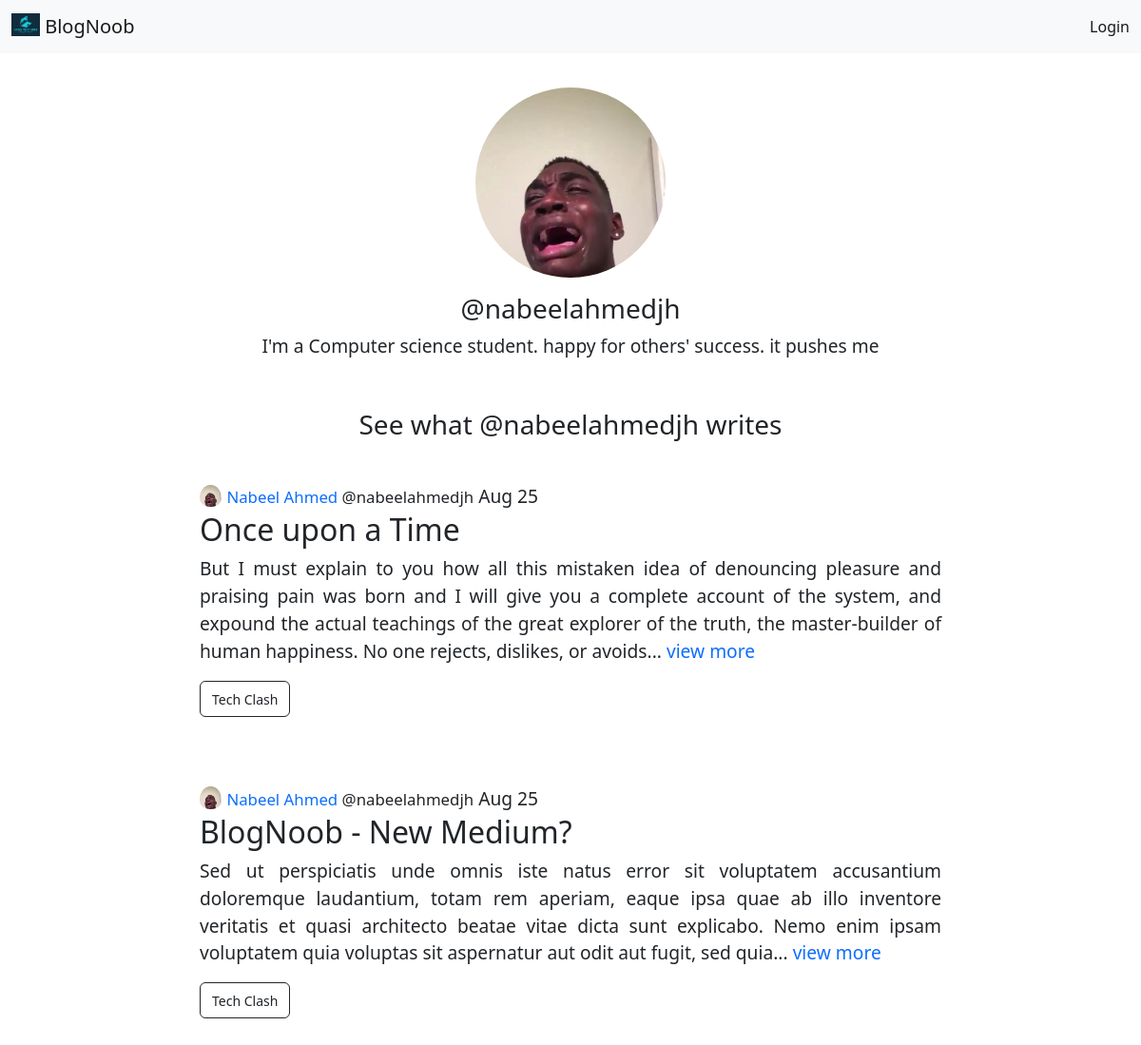
Before: /user-profile/1 with the older database file.
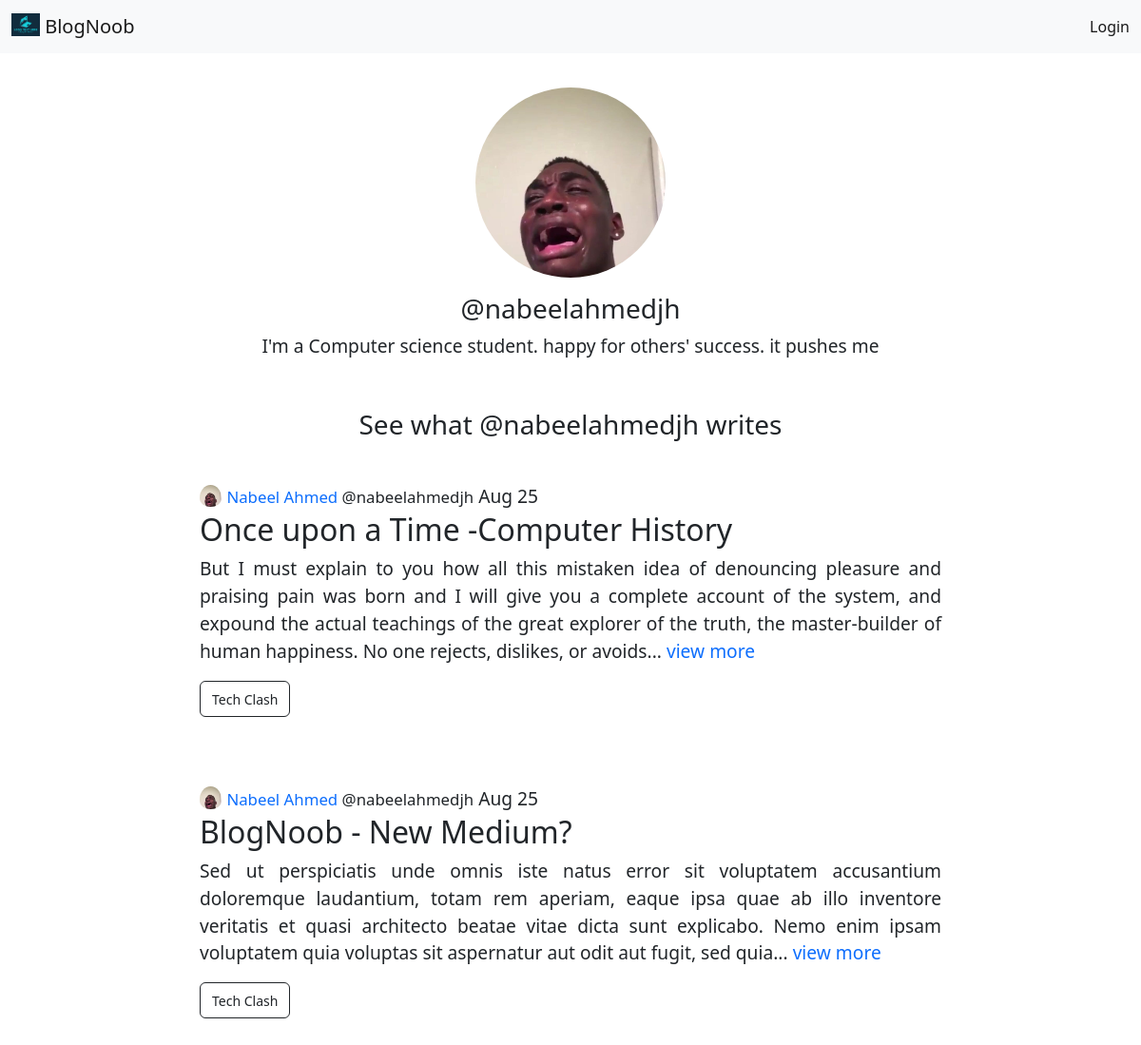
After: the same page with the newer database file.
### base/models.py (models this page shows, shortened)
class Profile(models.Model):
    full_name = models.CharField(max_length=200, null=True)
    bio = models.TextField()
    user = models.OneToOneField(User, on_delete=models.CASCADE)
    avatar = models.ImageField(upload_to='avatar/', default='avatar/default.jpg',null=True)

class Blog(models.Model):
    title = models.CharField(max_length=200, null=False)
    author = models.ForeignKey(User, on_delete=models.CASCADE, null=True)
    topic = models.ForeignKey(Topic, on_delete=models.SET_NULL, null=True)
    body = models.TextField()
    updated = models.DateTimeField(auto_now=True)
    created = models.DateTimeField(auto_now_add=True)
    def __str__(self) -> str:
        return self.body[0:300]
    class Meta:
        ordering = ['-created', '-updated']

class Topic(models.Model):
    name = models.CharField(max_length=200, null=True)
    def __str__(self) -> str:
        return self.name

### base/views.py (the view)
# urls.py: path('user-profile/<str:pk>', views.userProfile, name='user-profile'),
def userProfile(request, pk):
    user = User.objects.get(id=pk)
    blogs = Blog.objects.filter(author=user)
    context = {
        'user': user,
        'blogs': blogs
    }
    return render(request, 'base/profile.html', context)

### base/templates/base/profile.html (shortened to what this page needs)
{% extends 'main.html' %} {% block content %}
<div id="profile">
    <div class="container blog-container center">
        <img
            class="avatar"
            style="width: 200px; border-radius: 50%"
            src="{{ user.profile.avatar.url }}"
            alt="profile-img"
        />
        <h3>@{{user}}</h3>
        <p>{{ user.profile.bio }}</p>
    </div>
    <h3>See what @{{user}} writes</h3>
    {% include 'base/blog_component.html' %}
</div>
{% endblock %}

### templates/main.html (shortened to what this page needs)
<!DOCTYPE html>
{% load static %}
<html lang="en">
    <head>
        <link
            href="https://cdn.jsdelivr.net/npm/bootstrap@5.2.0/dist/css/bootstrap.min.css"
            rel="stylesheet"
        />
        <link rel="stylesheet" href=" {% static 'css/styles.css' %}" />
    </head>
    <body>
        {% include 'navbar.html' %}
        {% block content %} {% endblock content %}
    </body>
</html>

### templates/navbar.html
{% load static %}
<div>
    <nav class="navbar bg-light">
        <div class="container-fluid">
            <a class="navbar-brand" href="{% url 'home' %}">
                <img
                    src="{% static 'images/logo.png' %}"
                    alt=""
                    width="30"
                    height="24"
                    class="d-inline-block align-text-top"
                />
                BlogNoob
            </a>
            <div>
                <ul class="navbar-nav me-auto mb-2 mb-lg-0">
                    {% if request.user.is_authenticated %}
                    <li class="nav-item">
                        <a
                            class="nav-link active"
                            aria-current=""
                            href="{% url 'publish-blog' %}"
                            >Publish Blog</a
                        >
                    </li>
                    <li class="nav-item">
                        <a
                            class="nav-link active"
                            aria-current=""
                            href="{% url 'user-profile' request.user.id %}"
                            >@{{request.user}}</a
                        >
                    </li>
                    <li class="nav-item">
                        <a
                            class="nav-link active"
                            aria-current=""
                            href="{% url 'logout' %}"
                            >Logout</a
                        >
                    </li>
                    {%else%}
                    <li class="nav-item">
                        <a
                            class="nav-link active"
                            aria-current="page"
                            href="{% url 'login' %}"
                            >Login</a
                        >
                    </li>
                    {% endif %}
                </ul>
            </div>
        </div>
    </nav>
</div>

### base/templates/base/blog_component.html (shortened to what this page needs)
{% for blog in blogs %}
<div class="container blog-container">
    <img
        class="blog-profile"
        src="{{ blog.author.profile.avatar.url }}"
        alt="profile-img"
    />
    <small>
        <a href="{% url 'user-profile' blog.author.id %}"
            >{{blog.author.profile.full_name}}</a
        >
    </small>
    <small>@{{user}}</small>
    <span>{{blog.created| date:"M j"}}</span>
    <h2>{{blog.title}}</h2>
    <p>{{blog}}... <a href="{% url 'blog' blog.id %}">view more</a></p>
    <div class="row">
        <div class="col-10">
            <a
                class="btn btn-outline-dark"
                href="{% url 'home' %}?q={{ blog.topic}}"
                ><small>{{blog.topic}}</small></a
            >
        </div>
        <div class="col-2">
        </div>
    </div>
</div>
{% endfor %}

### static/css/styles.css (style rules this page uses)
body { line-height: 1.5; }
.blog-container { padding: 3% 15%; text-align: justify; font-size: 1.2rem; line-height: 1.5; }
.blog-profile { border-radius: 50%; width: 3%; padding-bottom: 5px; }
a { text-decoration: none; }
#profile { text-align: center; }
.avatar { margin-bottom: 1rem; }
.center { text-align: center; }

Changed rows visible on the page:
changed Blog: title "Once upon a Time" → "Once upon a Time -Computer History"
